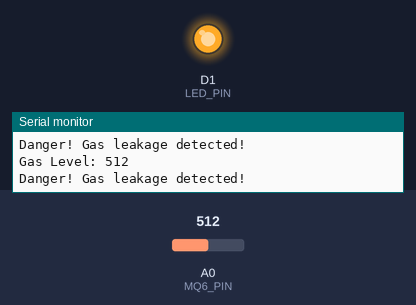
This sketch was run on a simulated ESP8266 (NodeMCU). Parts: output pins drawn as LEDs (lit = HIGH), the last lines printed to the serial monitor. The test bench sets the inputs (shaded band); at power-on: A0 (MQ6_PIN) = 512.

Above: at 1.8 s.
1.9 s: A0 (MQ6_PIN) set to 318
3.4 s: A0 (MQ6_PIN) set to 292
At 4.6 s:
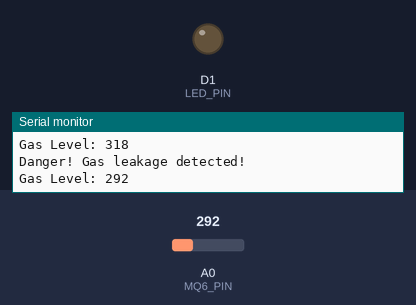
5.5 s: A0 (MQ6_PIN) set to 306
At 7.2 s:
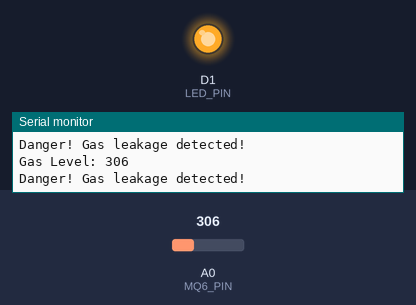
7.5 s: A0 (MQ6_PIN) set to 290
At 8.8 s:
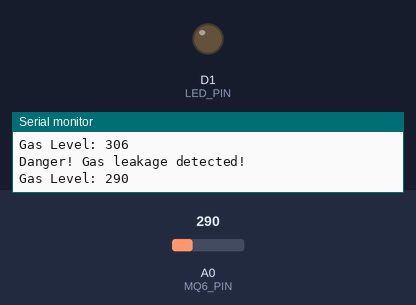
Timing chart, 0 to 10.5 s (numbered marks = the images above; inputs shaded):
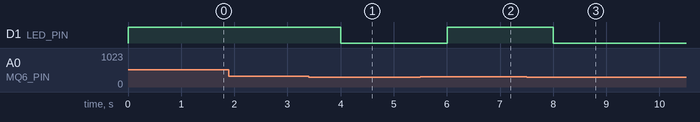

Measured:
- the behaviour switches between 301 and 300 on A0 (MQ6_PIN) (found by bisection; images 0 and 1)
- after the input at 3.4 s, D1 (LED_PIN): HIGH → LOW after 0.60 s
- after the input at 5.5 s, D1 (LED_PIN): LOW → HIGH after 0.50 s
- after the input at 7.5 s, D1 (LED_PIN): HIGH → LOW after 0.50 s

The sketch:

mq6_sensor.ino
```cpp
// This Code is Designed by Prince Kushwaha from COSM Electronics

#define MQ6_PIN A0 // Analog pin to which MQ6 is connected
#define LED_PIN D1 // Digital pin for LED (optional for alarm)

// Gas threshold (adjust based on experimentation)
#define GAS_THRESHOLD 300

void setup() {
  Serial.begin(115200);
  pinMode(MQ6_PIN, INPUT);
  pinMode(LED_PIN, OUTPUT);
  Serial.println("MQ6 Gas Sensor Initialized.");
}

void loop() {
  int gasValue = analogRead(MQ6_PIN); // Read analog value from MQ6
  Serial.print("Gas Level: ");
  Serial.println(gasValue);

  // Check if gas concentration exceeds threshold
  if (gasValue > GAS_THRESHOLD) {
    Serial.println("Danger! Gas leakage detected!");
    digitalWrite(LED_PIN, HIGH); // Turn on LED (Alarm)
  } else {
    digitalWrite(LED_PIN, LOW); // Turn off LED
  }

  delay(1000); // Wait for 1 second
}
```
